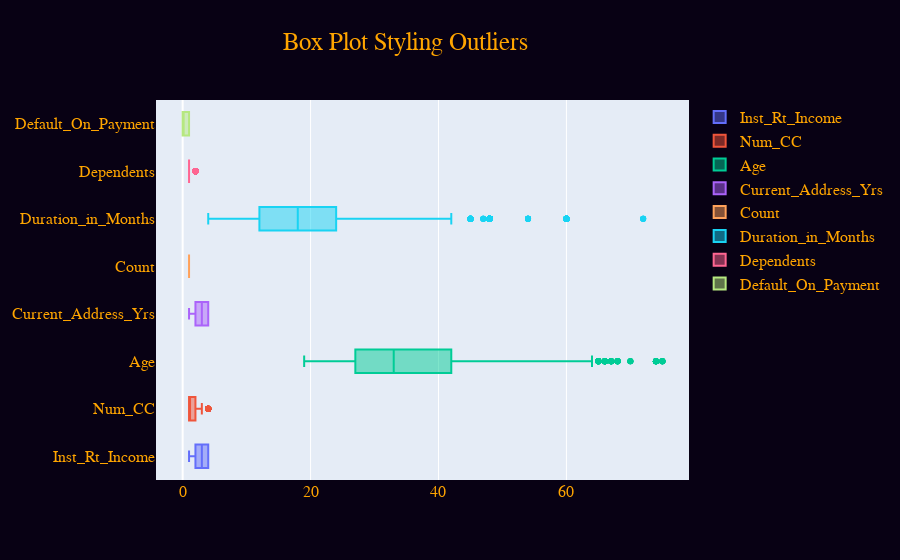

Here is the notebook cell this chart was saved with:
### Code cell
num_col=['Duration_in_Months', 'Inst_Rt_Income',
       'Current_Address_Yrs', 'Age', 'Num_CC', 'Dependents',
       'Default_On_Payment', 'Count']
df_num=df[num_col]
fig = go.Figure()
for col in set(df_num.columns) :
    fig.add_trace(go.Box(x=df_num[col], name=col))
fig.update_layout(
    title_text="Box Plot Styling Outliers",
    title_font=dict(color='orange', family='newtimeroman', size=25),
    title_x=0.45,
    paper_bgcolor='#080114',
    # plot_bgcolor='#DAF7A6',
    font=dict(color='orange', family='newtimeroman', size=16),
    )
fig.show()

### Figure 1 — Plotly figure (JSON) as saved in the notebook; plotly's stock layout.template omitted (floating-point values rounded to 4 significant figures; data arrays with more than 128 entries replaced by an {"elided": "..."} marker saying what was removed)
{"data": [{"name": "Inst_Rt_Income", "type": "box", "x": {"elided": "5000 int values"}}, {"name": "Num_CC", "type": "box", "x": {"elided": "5000 int values"}}, {"name": "Age", "type": "box", "x": {"elided": "5000 int values"}}, {"name": "Current_Address_Yrs", "type": "box", "x": {"elided": "5000 int values"}}, {"name": "Count", "type": "box", "x": {"elided": "5000 int values"}}, {"name": "Duration_in_Months", "type": "box", "x": {"elided": "5000 int values"}}, {"name": "Dependents", "type": "box", "x": {"elided": "5000 int values"}}, {"name": "Default_On_Payment", "type": "box", "x": {"elided": "5000 int values"}}], "layout": {"font": {"color": "orange", "family": "newtimeroman", "size": 16}, "paper_bgcolor": "#080114", "title": {"font": {"color": "orange", "family": "newtimeroman", "size": 25}, "text": "Box Plot Styling Outliers", "x": 0.45}}}
